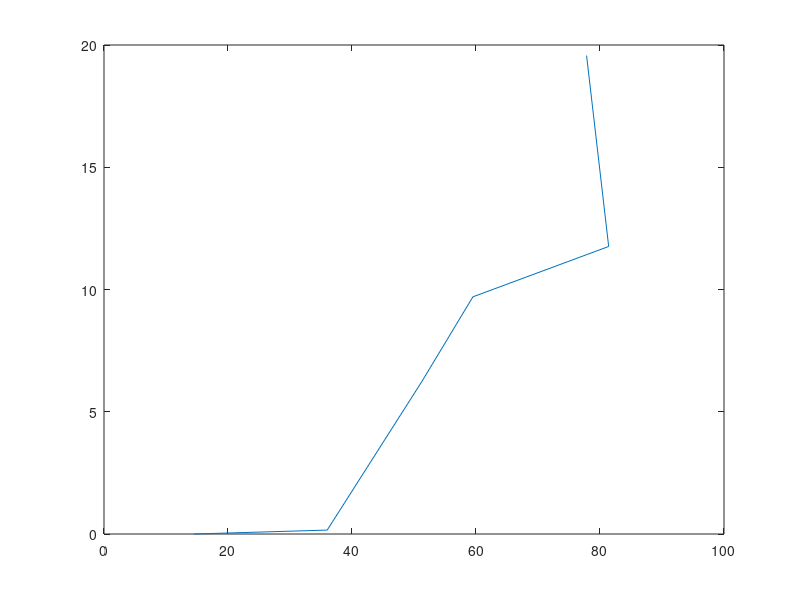

The MATLAB script that drew this image:


CW=[0
    0.16
    6.25
    9.70
    11.76
    19.57];

Hardness = [14.5
            36
            51.3
            59.5
            81.4
            77.83333333];

figure;
plot(Hardness,CW)
